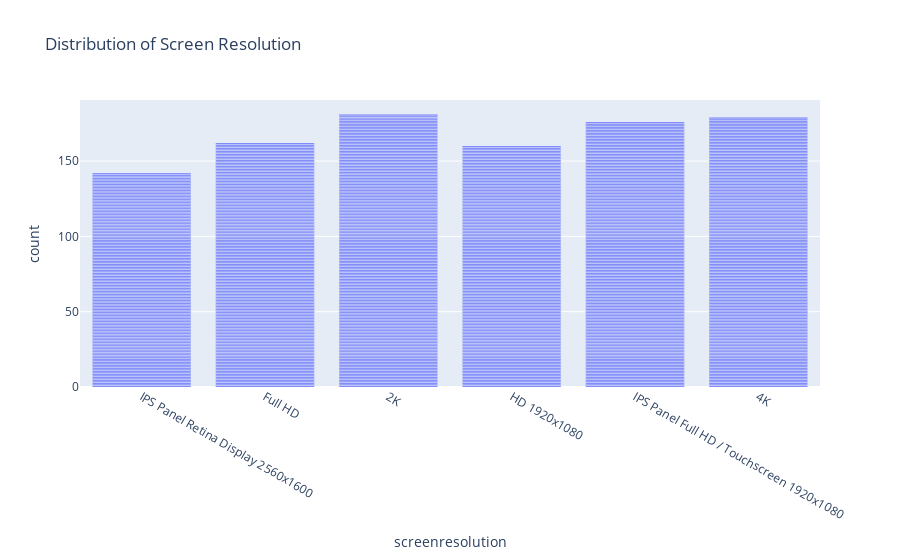

Notebook code cell kept with this figure:
### Code cell
screenresolution_fig = px.bar(df,x=df.screenresolution,title='Distribution of Screen Resolution')
screenresolution_fig

### Figure 1 — Plotly figure (JSON) as saved in the notebook; plotly's stock layout.template omitted (floating-point values rounded to 4 significant figures; data arrays with more than 128 entries replaced by an {"elided": "..."} marker saying what was removed)
{"data": [{"alignmentgroup": "True", "hovertemplate": "screenresolution=%{x}<br>count=%{y}<extra></extra>", "legendgroup": "", "marker": {"color": "#636efa", "pattern": {"shape": ""}}, "name": "", "offsetgroup": "", "orientation": "v", "showlegend": false, "textposition": "auto", "type": "bar", "x": {"elided": "1000 str values"}, "xaxis": "x", "y": {"elided": "1000 int values"}, "yaxis": "y"}], "layout": {"autosize": true, "barmode": "relative", "legend": {"tracegroupgap": 0}, "title": {"text": "Distribution of Screen Resolution"}, "xaxis": {"anchor": "y", "autorange": true, "domain": [0, 1], "range": [-0.5, 5.5], "title": {"text": "screenresolution"}, "type": "category"}, "yaxis": {"anchor": "x", "autorange": true, "domain": [0, 1], "range": [0, 190.5], "title": {"text": "count"}, "type": "linear"}}}
